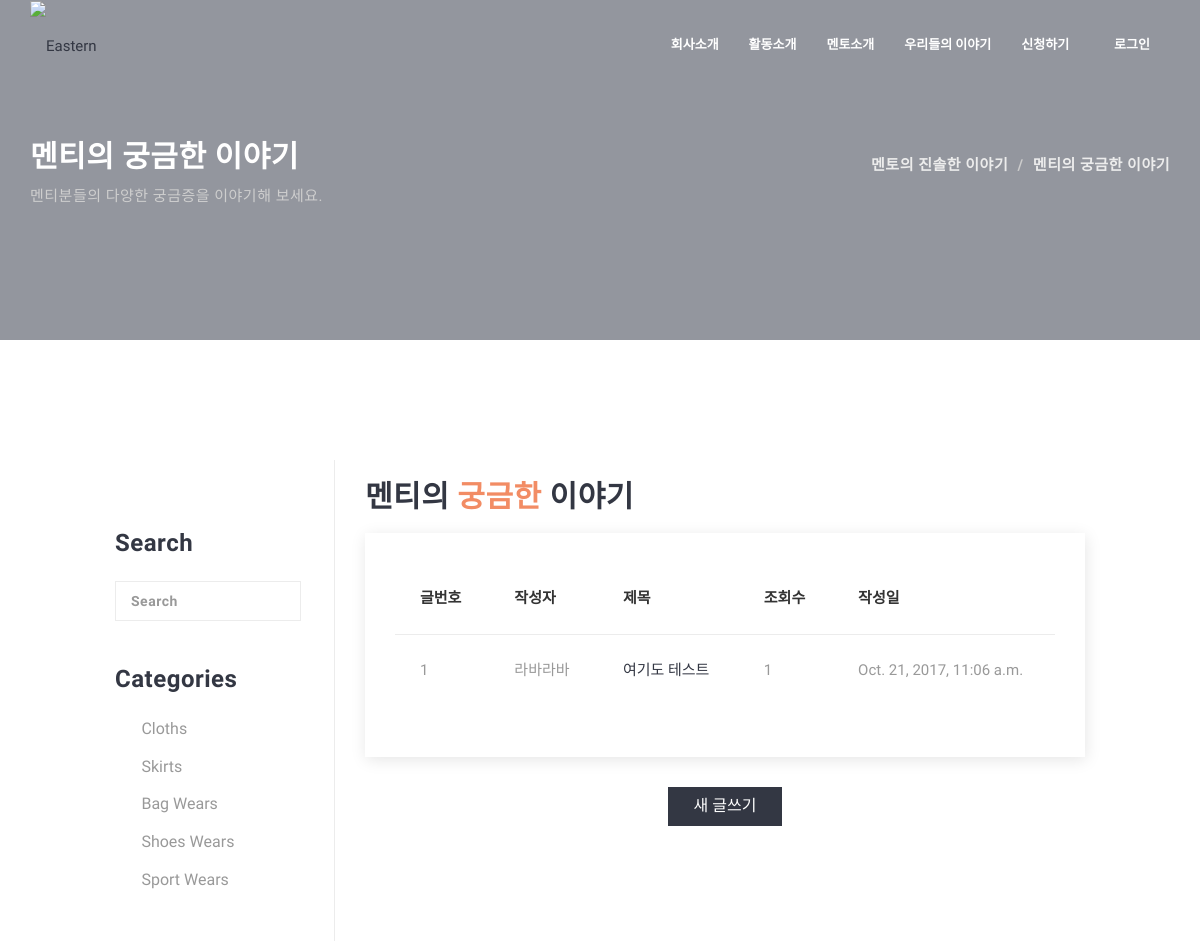
/lattors/talk/mentee/ (upper part), run on an earlier commit of the app's database.
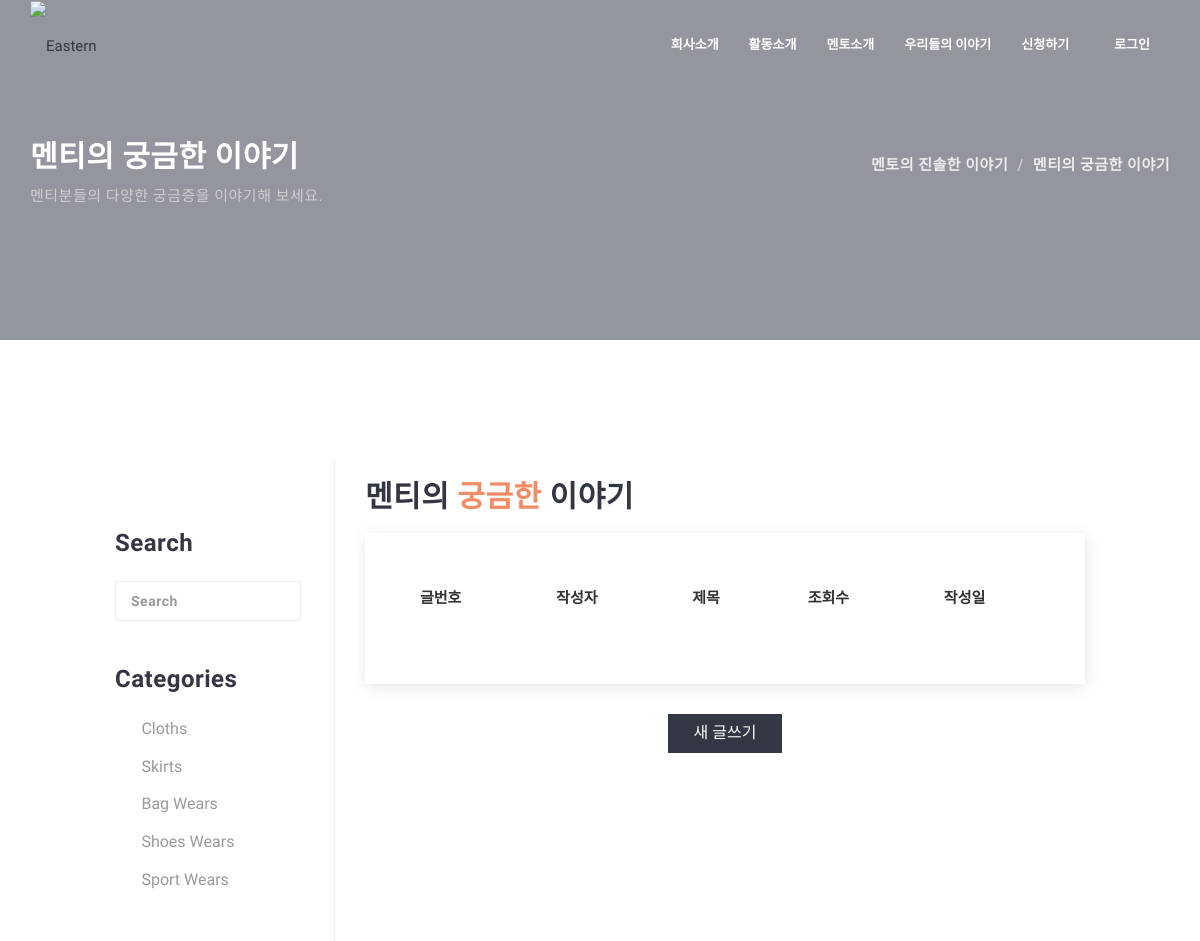
And on a later commit of the database.
### lattors/models.py (models this page shows, shortened)
class TalkMentee(models.Model):
    writer = models.ForeignKey(Profile)
    nickname = models.CharField(max_length=20)
    title = models.CharField(max_length = 100, validators=[min_length_3_validator], verbose_name='제목')
    content = models.TextField(verbose_name='내용')
    hits = models.PositiveIntegerField(default=0, verbose_name='조회수')
    created_at = models.DateTimeField(auto_now_add=True)
    updated_at= models.DateTimeField(auto_now=True)
    class Meta:
        ordering = ['-id']

### lattors/templates/lattors/talkmentee_list.html (shortened to what this page needs)
{% extends "lattors/layout.html" %}
{% load staticfiles %}
{% block content %}
<section class="page-tittle page-tittle-lg parallax-bg dark-overlay">
    <div class="container">
        <div class="page-tittle-head">
            <h2>멘티의 궁금한 이야기</h2>
            <p>멘티분들의 다양한 궁금증을 이야기해 보세요.</p>
        </div>
        <ol class="breadcrumb pull-right mrg-top-30">
            <li class="breadcrumb-item"><a href="{% url "lattors:talk_mentor" %}">멘토의 진솔한 이야기</a></li>
            <li class="breadcrumb-item"><a href="{% url "lattors:talk_mentee" %}">멘티의 궁금한 이야기</a></li>
        </ol>
    </div>
</section>
<section class="section-1">
    <div class="container-fluid">
        <div class="row">
            <div class="col-md-10 col-md-offset-1">
                <div class="row">
                    <div class="col-md-3">
                        <div class="shop-sidebar sidebar-left">
                            <div class="widget widget-search">
                                <h3 class="widget-tittle">Search</h3>
                                <label class="input-wrapper">
                            <input class="form-control" type="text" placeholder="Search">
                            <a href="" class="btn inline-submit mrg-top-5"><i class="ei ei-search"></i></a>
                        </label>
                            </div>
                            <div class="widget widget-link">
                                <h3 class="widget-tittle">Categories</h3>
                                <ul class="link">
                                    <li><a href="#"><i class="ei ei-shirt pdd-right-10"></i> Cloths</a></li>
                                    <li><a href="#"><i class="ei ei-karate pdd-right-10"></i> Skirts</a></li>
                                    <li><a href="#"><i class="ei ei-backpack pdd-right-10"></i> Bag Wears</a></li>
                                    <li><a href="#"><i class="ei ei-high-heels pdd-right-10"></i> Shoes Wears</a></li>
                                    <li><a href="#"><i class="ei ei-football pdd-right-10"></i> Sport Wears</a></li>
                                </ul>
                            </div>
                        </div>
                    </div>
                    <div class="col-md-9">
                        <h2>멘티의 <span class="theme-color">궁금한</span> 이야기</h2>
                        <div class="card padding-30 mrg-top-20">
                            <div class="table-responsive">
                                <table class="table table-hover">
                                    <thead>
                                        <tr>
                                            <th>글번호</th>
                                            <th>작성자</th>
                                            <th>제목</th>
                                            <th>조회수</th>
                                            <th>작성일</th>
                                        </tr>
                                    </thead>
                                    {% for article in talkmentee_list %}
                                    <tbody>
                                        <tr>
                                            <td>{{ article.id }}</td>
                                            <td>{{ article.nickname }}</td>
                                            <td><a href="{% url "lattors:talk_mentee_detail" article.id %}">{{ article.title }}</a></td>
                                            <td>{{ article.hits }}</td>
                                            <td>{{ article.created_at }}</td>
                                        </tr>
                                    </tbody>
                                    {% endfor %}
                                </table>
                            </div>
                        </div>
                        <div class="text-center">
                            <a class="btn btn-dark btn-md" href="{% url "lattors:talk_mentee_new" %}">새 글쓰기</a>
                        </div>
                    </div>
                </div>
            </div>
        </div>
    </div>
</section>
{% endblock %}

### benebros/templates/layout.html (shortened to what this page needs)
{% load staticfiles %}
<!DOCTYPE html>
<html lang="en">
<head>
    <link rel="stylesheet" href="{% static "plugins/bootstrap/css/bootstrap.min.css" %}" />
    <link rel="stylesheet" href="{% static "plugins/magnific-popup/css/magnific-popup.css" %}" />
    <link rel="stylesheet" href="{% static "plugins/swiper/css/swiper.css" %}" />
    <link rel="stylesheet" href="{% static "plugins/youtube-player/css/YTPlayer.css" %}" />
    <link rel="stylesheet" href="{% static "css/animate.min.css" %}" />
    <link rel="stylesheet" href="{% static "css/ei-icon.css" %}" />
    <link rel="stylesheet" href="{% static "css/main.css" %}" />
    <link rel="stylesheet" href="{% static "css/custom.css" %}" />
    <link rel="stylesheet" href="{% static "css/colors/salmon.css" %}" />
</head>
<body>
    <div class="wrapper">
        <header id="menu" class="header header-transparent header-sticky">
            <nav class="navbar">
                <div class="container">
					<div class="menu-header">
                        <div class="nav-tools">
                            <ul class="nav navbar-nav">
                                {% if not user.is_authenticated %}
                                <li class="nav-item">
                                    <a href="{% url "login" %}?next={{ request.path }}">로그인</a>
                                </li>
                                {% endif %}
                            </ul>
                        </div>
						<div class="nav-logo">
							<a class="logo" href="{% url "root" %}"><img class="logo-light" src="{% static "images/logo/logo-1.png" %}" alt="Eastern"></a>
						</div>
                    </div>
					<div class="collapse navbar-collapse nav-collapse">
                        <ul class="nav navbar-nav" >
                            <li class="nav-item dropdown">
                                <a class="dropdown-toggle" href="javascript:void(0);">회사소개 </a>
                            </li>
                            <li class="nav-item dropdown">
                                <a class="dropdown-toggle" href="{% url "lattors:act_list" %}">활동소개 </a>
                            </li>
                            <li class="nav-item">
                                <a class="dropdown-toggle" href="{% url "lattors:mentor_list" %}">멘토소개 </a>
                            </li>
                            <li class="nav-item dropdown">
                                <a class="dropdown-toggle" href="javascript:void(0);">우리들의 이야기 </a>
                            </li>
                            <li class="nav-item dropdown">
                                <a class="dropdown-toggle" href="javascript:void(0);">신청하기 </a>
                            </li>
                        </ul>
                    </div>
                </div>
            </nav>
        </header>
        {% block content %}
        {% endblock %}
    </div>
</body>
</html>

### benebros/static/css/colors/salmon.css (style rules this page uses)
.theme-color { color: #f28c64; }

What changed in the data, as far as the page shows it:
removed TalkMentee: id "1", nickname "라바라바", title "여기도 테스트", hits "1", created_at "Oct. 21, 2017, 11:06 a.m."
